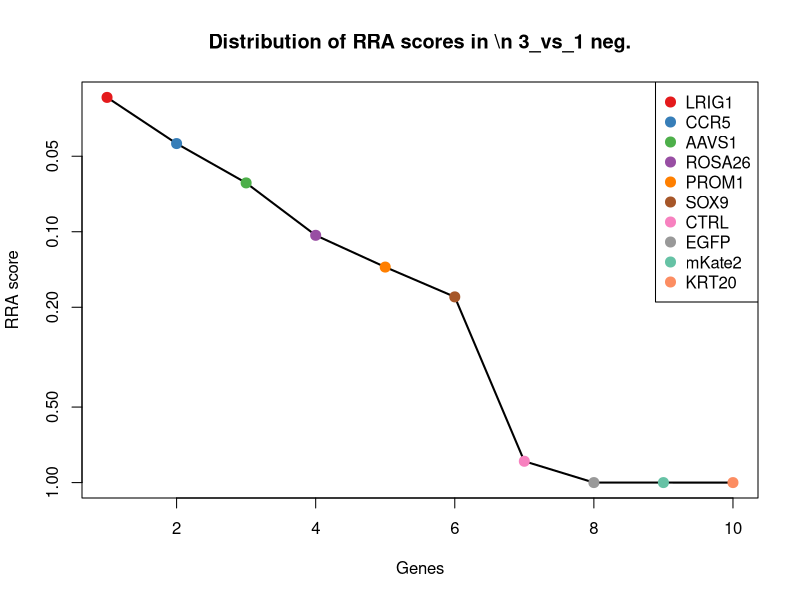
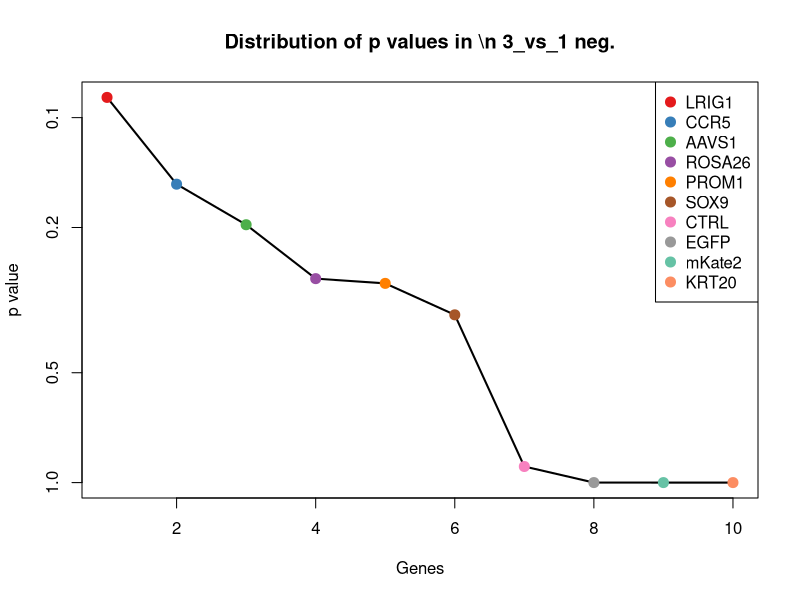
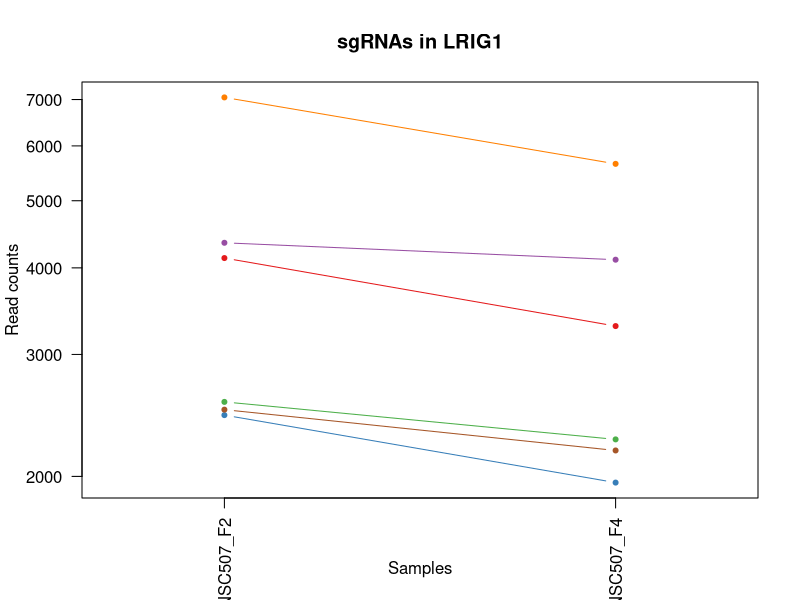
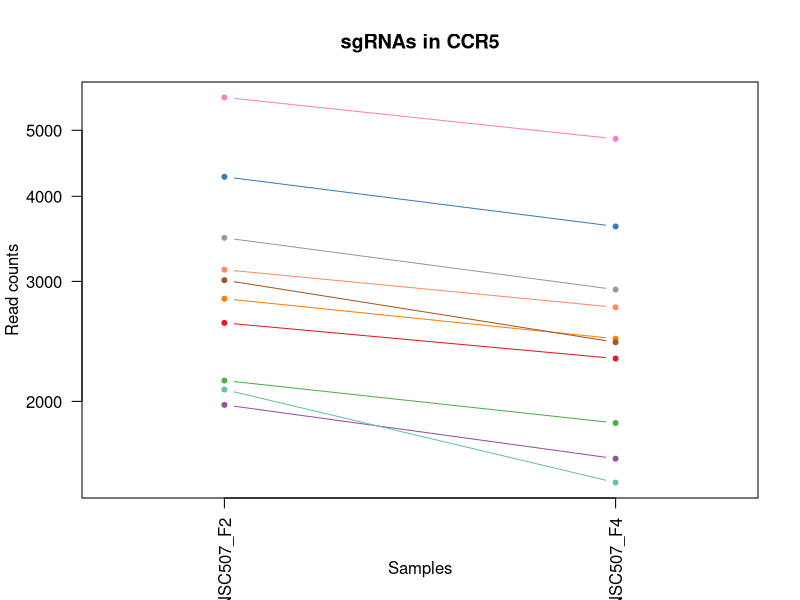
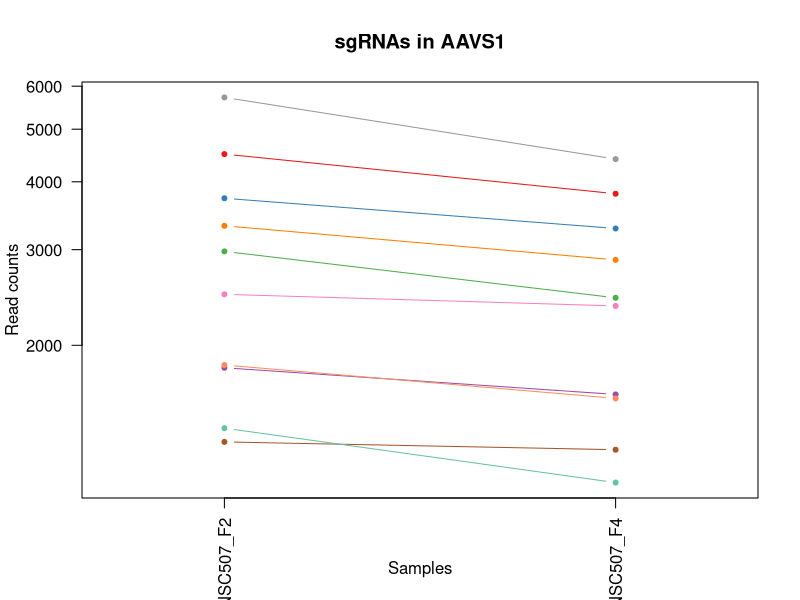
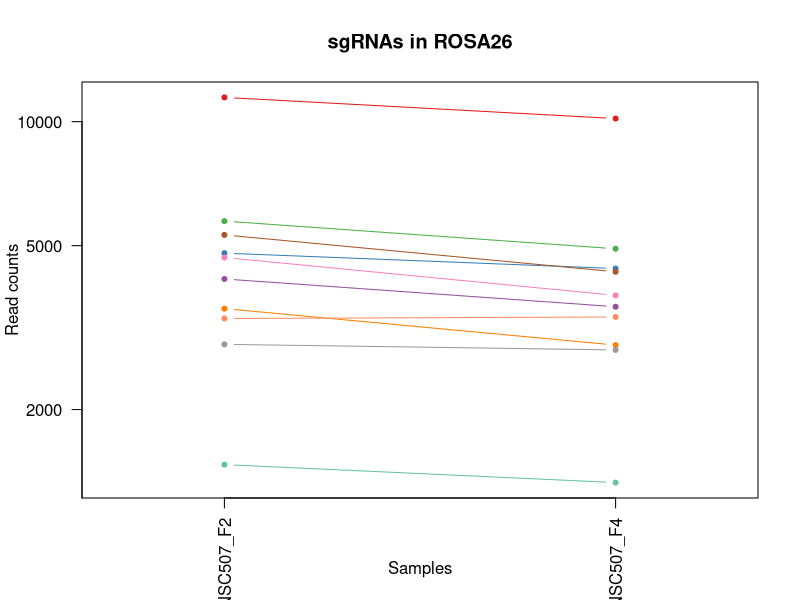
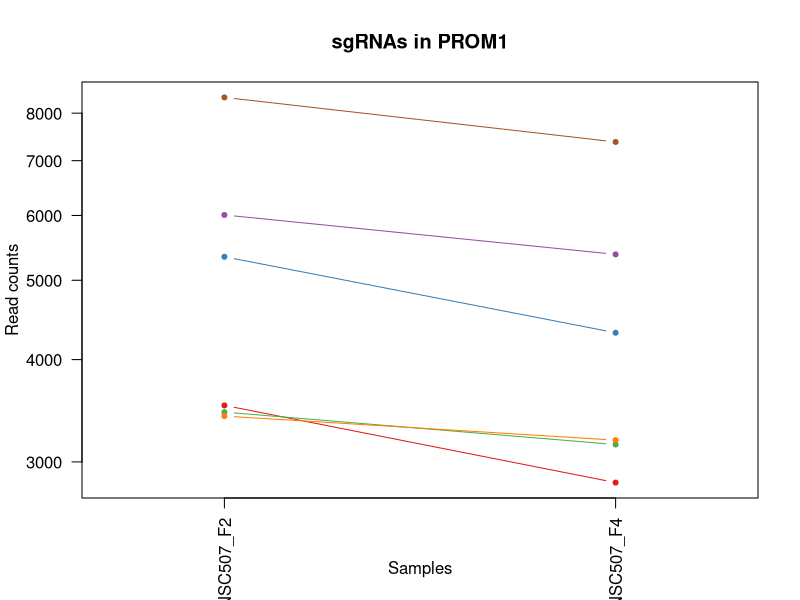
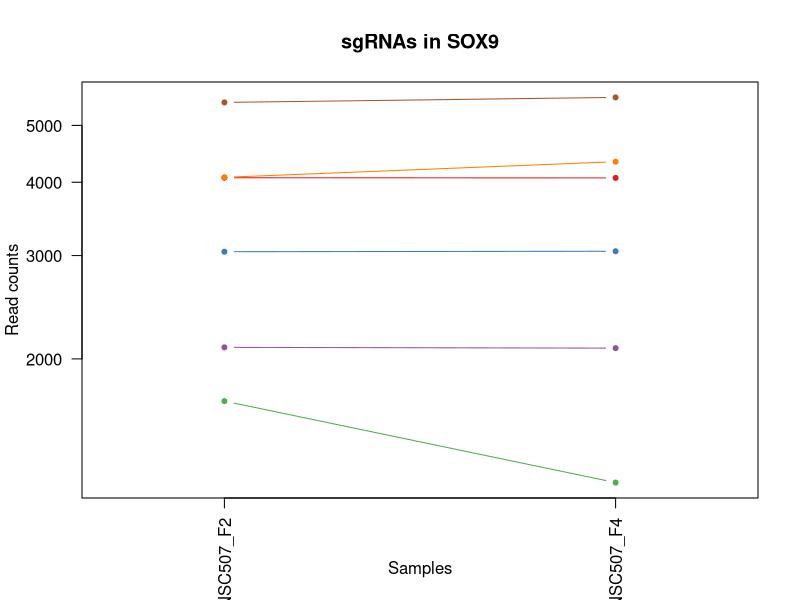

Generate these figures, in order, with R: (Note: this script raises an error after producing the figures.)
pdf(file='S7A_c1_t3.pdf',width=4.5,height=4.5);
gstable=read.table('S7A_c1_t3.gene_summary.txt',header=T)
# 
#
# parameters
# Do not modify the variables beginning with "__"

# gstablename='__GENE_SUMMARY_FILE__'
startindex=3
# outputfile='__OUTPUT_FILE__'
targetgenelist=c("LRIG1","CCR5","AAVS1","ROSA26","PROM1","SOX9","CTRL","EGFP","mKate2","KRT20")
# samplelabel=sub('.\\w+.\\w+$','',colnames(gstable)[startindex]);
samplelabel='3_vs_1 neg.'


# You need to write some codes in front of this code:
# gstable=read.table(gstablename,header=T)
# pdf(file=outputfile,width=6,height=6)


# set up color using RColorBrewer
#library(RColorBrewer)
#colors <- brewer.pal(length(targetgenelist), "Set1")

colors=c( "#E41A1C", "#377EB8", "#4DAF4A", "#984EA3", "#FF7F00",  "#A65628", "#F781BF",
          "#999999", "#66C2A5", "#FC8D62", "#8DA0CB", "#E78AC3", "#A6D854", "#FFD92F", "#E5C494", "#B3B3B3", 
          "#8DD3C7", "#FFFFB3", "#BEBADA", "#FB8072", "#80B1D3", "#FDB462", "#B3DE69", "#FCCDE5",
          "#D9D9D9", "#BC80BD", "#CCEBC5", "#FFED6F")

######
# function definition

plotrankedvalues<-function(val, tglist, ...){
  
  plot(val,log='y',ylim=c(max(val),min(val)),type='l',lwd=2, ...)
  if(length(tglist)>0){
    for(i in 1:length(tglist)){
      targetgene=tglist[i];
      tx=which(names(val)==targetgene);ty=val[targetgene];
      points(tx,ty,col=colors[(i %% length(colors)) ],cex=2,pch=20)
      # text(tx+50,ty,targetgene,col=colors[i])
    }
    legend('topright',tglist,pch=20,pt.cex = 2,cex=1,col=colors)
  }
}



plotrandvalues<-function(val,targetgenelist, ...){
  # choose the one with the best distance distribution
  
  mindiffvalue=0;
  randval=val;
  for(i in 1:20){
    randval0=sample(val)
    vindex=sort(which(names(randval0) %in% targetgenelist))
    if(max(vindex)>0.9*length(val)){
      # print('pass...')
      next;
    }
    mindiffind=min(diff(vindex));
    if (mindiffind > mindiffvalue){
      mindiffvalue=mindiffind;
      randval=randval0;
      # print(paste('Diff: ',mindiffvalue))
    }
  }
  plot(randval,log='y',ylim=c(max(randval),min(randval)),pch=20,col='grey', ...)
  
  if(length(targetgenelist)>0){
    for(i in 1:length(targetgenelist)){
      targetgene=targetgenelist[i];
      tx=which(names(randval)==targetgene);ty=randval[targetgene];
      points(tx,ty,col=colors[(i %% length(colors)) ],cex=2,pch=20)
      text(tx+50,ty,targetgene,col=colors[i])
    }
  }
  
}




# set.seed(1235)



pvec=gstable[,startindex]
names(pvec)=gstable[,'id']
pvec=sort(pvec);

plotrankedvalues(pvec,targetgenelist,xlab='Genes',ylab='RRA score',main=paste('Distribution of RRA scores in \\n',samplelabel))

# plotrandvalues(pvec,targetgenelist,xlab='Genes',ylab='RRA score',main=paste('Distribution of RRA scores in \\n',samplelabel))


pvec=gstable[,startindex+1]
names(pvec)=gstable[,'id']
pvec=sort(pvec);

plotrankedvalues(pvec,targetgenelist,xlab='Genes',ylab='p value',main=paste('Distribution of p values in \\n',samplelabel))

# plotrandvalues(pvec,targetgenelist,xlab='Genes',ylab='p value',main=paste('Distribution of p values in \\n',samplelabel))



# you need to write after this code:
# dev.off()






# parameters
# Do not modify the variables beginning with "__"
targetmat=list(c(4131.697164340654,3295.456157118536),c(2450.891920532604,1958.2403303129397),c(2561.025328645027,2260.8220137507024),c(4346.8809001910795,4109.254475074131),c(7048.538119195046,5651.444990660148),c(2495.792463839977,2179.0761557251776))
targetgene="LRIG1"
collabel=c("S50_MNSC507_F2","S52_MNSC507_F4")

# set up color using RColorBrewer
#library(RColorBrewer)
#colors <- brewer.pal(length(targetgenelist), "Set1")

colors=c( "#E41A1C", "#377EB8", "#4DAF4A", "#984EA3", "#FF7F00",  "#A65628", "#F781BF",
          "#999999", "#66C2A5", "#FC8D62", "#8DA0CB", "#E78AC3", "#A6D854", "#FFD92F", "#E5C494", "#B3B3B3", 
          "#8DD3C7", "#FFFFB3", "#BEBADA", "#FB8072", "#80B1D3", "#FDB462", "#B3DE69", "#FCCDE5",
          "#D9D9D9", "#BC80BD", "#CCEBC5", "#FFED6F")


## code

targetmatvec=unlist(targetmat)+1
yrange=range(targetmatvec[targetmatvec>0]);
# yrange[1]=1; # set the minimum value to 1
for(i in 1:length(targetmat)){
  vali=targetmat[[i]]+1;
  if(i==1){
    plot(1:length(vali),vali,type='b',las=1,pch=20,main=paste('sgRNAs in',targetgene),ylab='Read counts',xlab='Samples',xlim=c(0.7,length(vali)+0.3),ylim = yrange,col=colors[(i %% length(colors))],xaxt='n',log='y')
    axis(1,at=1:length(vali),labels=(collabel),las=2)
    # lines(0:100,rep(1,101),col='black');
  }else{
    lines(1:length(vali),vali,type='b',pch=20,col=colors[(i %% length(colors))])
  }
}




# parameters
# Do not modify the variables beginning with "__"
targetmat=list(c(2606.7730520148025,2310.8455985125906),c(4271.48187463719,3611.458802321683),c(2145.059918005031,1858.1931607891634),c(1975.6239055243807,1647.1180348426594),c(2828.7342283644543,2470.677052263989),c(3011.7251218435563,2441.394953866786),c(5586.305331487035,4855.947984202803),c(3475.1326159781343,2917.2290528213325),c(2080.674233262384,1519.008854354897),c(3120.1641698311723,2747.6368996041992))
targetgene="CCR5"
collabel=c("S50_MNSC507_F2","S52_MNSC507_F4")

# set up color using RColorBrewer
#library(RColorBrewer)
#colors <- brewer.pal(length(targetgenelist), "Set1")

colors=c( "#E41A1C", "#377EB8", "#4DAF4A", "#984EA3", "#FF7F00",  "#A65628", "#F781BF",
          "#999999", "#66C2A5", "#FC8D62", "#8DA0CB", "#E78AC3", "#A6D854", "#FFD92F", "#E5C494", "#B3B3B3", 
          "#8DD3C7", "#FFFFB3", "#BEBADA", "#FB8072", "#80B1D3", "#FDB462", "#B3DE69", "#FCCDE5",
          "#D9D9D9", "#BC80BD", "#CCEBC5", "#FFED6F")


## code

targetmatvec=unlist(targetmat)+1
yrange=range(targetmatvec[targetmatvec>0]);
# yrange[1]=1; # set the minimum value to 1
for(i in 1:length(targetmat)){
  vali=targetmat[[i]]+1;
  if(i==1){
    plot(1:length(vali),vali,type='b',las=1,pch=20,main=paste('sgRNAs in',targetgene),ylab='Read counts',xlab='Samples',xlim=c(0.7,length(vali)+0.3),ylim = yrange,col=colors[(i %% length(colors))],xaxt='n',log='y')
    axis(1,at=1:length(vali),labels=(collabel),las=2)
    # lines(0:100,rep(1,101),col='black');
  }else{
    lines(1:length(vali),vali,type='b',pch=20,col=colors[(i %% length(colors))])
  }
}




# parameters
# Do not modify the variables beginning with "__"
targetmat=list(c(4497.678951298858,3801.7924419035016),c(3729.2866346991095,3280.8151079199342),c(2976.990739285023,2445.055216166437),c(1817.2012338549728,1622.7162861783238),c(3318.404304433533,2872.0858177923114),c(1326.6839777234907,1283.5319797440577),c(2481.3904027791214,2362.0892707076955),c(5720.159781346749,4403.295546479377),c(1406.318903589396,1116.380001393358),c(1838.380735415054,1595.8743626475546))
targetgene="AAVS1"
collabel=c("S50_MNSC507_F2","S52_MNSC507_F4")

# set up color using RColorBrewer
#library(RColorBrewer)
#colors <- brewer.pal(length(targetgenelist), "Set1")

colors=c( "#E41A1C", "#377EB8", "#4DAF4A", "#984EA3", "#FF7F00",  "#A65628", "#F781BF",
          "#999999", "#66C2A5", "#FC8D62", "#8DA0CB", "#E78AC3", "#A6D854", "#FFD92F", "#E5C494", "#B3B3B3", 
          "#8DD3C7", "#FFFFB3", "#BEBADA", "#FB8072", "#80B1D3", "#FDB462", "#B3DE69", "#FCCDE5",
          "#D9D9D9", "#BC80BD", "#CCEBC5", "#FFED6F")


## code

targetmatvec=unlist(targetmat)+1
yrange=range(targetmatvec[targetmatvec>0]);
# yrange[1]=1; # set the minimum value to 1
for(i in 1:length(targetmat)){
  vali=targetmat[[i]]+1;
  if(i==1){
    plot(1:length(vali),vali,type='b',las=1,pch=20,main=paste('sgRNAs in',targetgene),ylab='Read counts',xlab='Samples',xlim=c(0.7,length(vali)+0.3),ylim = yrange,col=colors[(i %% length(colors))],xaxt='n',log='y')
    axis(1,at=1:length(vali),labels=(collabel),las=2)
    # lines(0:100,rep(1,101),col='black');
  }else{
    lines(1:length(vali),vali,type='b',pch=20,col=colors[(i %% length(colors))])
  }
}




# parameters
# Do not modify the variables beginning with "__"
targetmat=list(c(11452.180083567144,10174.309105594768),c(4794.191973139996,4398.4151967465095),c(5734.561842407604,4913.292093563992),c(4149.487945651122,3552.8946055272772),c(3514.950078911087,2867.2054680594442),c(5308.430271018769,4319.109513587418),c(4678.12830459075,3785.9313052716834),c(2878.7178520462458,2790.3399597667867),c(1469.0102282072367,1328.6752147730786),c(3326.8761050575654,3355.240441346158))
targetgene="ROSA26"
collabel=c("S50_MNSC507_F2","S52_MNSC507_F4")

# set up color using RColorBrewer
#library(RColorBrewer)
#colors <- brewer.pal(length(targetgenelist), "Set1")

colors=c( "#E41A1C", "#377EB8", "#4DAF4A", "#984EA3", "#FF7F00",  "#A65628", "#F781BF",
          "#999999", "#66C2A5", "#FC8D62", "#8DA0CB", "#E78AC3", "#A6D854", "#FFD92F", "#E5C494", "#B3B3B3", 
          "#8DD3C7", "#FFFFB3", "#BEBADA", "#FB8072", "#80B1D3", "#FDB462", "#B3DE69", "#FCCDE5",
          "#D9D9D9", "#BC80BD", "#CCEBC5", "#FFED6F")


## code

targetmatvec=unlist(targetmat)+1
yrange=range(targetmatvec[targetmatvec>0]);
# yrange[1]=1; # set the minimum value to 1
for(i in 1:length(targetmat)){
  vali=targetmat[[i]]+1;
  if(i==1){
    plot(1:length(vali),vali,type='b',las=1,pch=20,main=paste('sgRNAs in',targetgene),ylab='Read counts',xlab='Samples',xlim=c(0.7,length(vali)+0.3),ylim = yrange,col=colors[(i %% length(colors))],xaxt='n',log='y')
    axis(1,at=1:length(vali),labels=(collabel),las=2)
    # lines(0:100,rep(1,101),col='black');
  }else{
    lines(1:length(vali),vali,type='b',pch=20,col=colors[(i %% length(colors))])
  }
}




# parameters
# Do not modify the variables beginning with "__"
targetmat=list(c(3515.7972589734904,2829.382757629724),c(5340.623113390093,4313.009076421335),c(3449.717214106037,3149.0456651325217),c(6007.353822501451,5376.9253181863705),c(3411.594111297891,3188.0884629954585),c(8361.667215920084,7376.648621228681))
targetgene="PROM1"
collabel=c("S50_MNSC507_F2","S52_MNSC507_F4")

# set up color using RColorBrewer
#library(RColorBrewer)
#colors <- brewer.pal(length(targetgenelist), "Set1")

colors=c( "#E41A1C", "#377EB8", "#4DAF4A", "#984EA3", "#FF7F00",  "#A65628", "#F781BF",
          "#999999", "#66C2A5", "#FC8D62", "#8DA0CB", "#E78AC3", "#A6D854", "#FFD92F", "#E5C494", "#B3B3B3", 
          "#8DD3C7", "#FFFFB3", "#BEBADA", "#FB8072", "#80B1D3", "#FDB462", "#B3DE69", "#FCCDE5",
          "#D9D9D9", "#BC80BD", "#CCEBC5", "#FFED6F")


## code

targetmatvec=unlist(targetmat)+1
yrange=range(targetmatvec[targetmatvec>0]);
# yrange[1]=1; # set the minimum value to 1
for(i in 1:length(targetmat)){
  vali=targetmat[[i]]+1;
  if(i==1){
    plot(1:length(vali),vali,type='b',las=1,pch=20,main=paste('sgRNAs in',targetgene),ylab='Read counts',xlab='Samples',xlim=c(0.7,length(vali)+0.3),ylim = yrange,col=colors[(i %% length(colors))],xaxt='n',log='y')
    axis(1,at=1:length(vali),labels=(collabel),las=2)
    # lines(0:100,rep(1,101),col='black');
  }else{
    lines(1:length(vali),vali,type='b',pch=20,col=colors[(i %% length(colors))])
  }
}




# parameters
# Do not modify the variables beginning with "__"
targetmat=list(c(4070.70019984762,4067.7715023447604),c(3044.765144277283,3050.218583041962),c(1693.5129447440981,1229.848132682519),c(2091.687574073626,2085.1294233674853),c(4077.477640346846,4334.970650219237),c(5471.088843000193,5579.459832100357))
targetgene="SOX9"
collabel=c("S50_MNSC507_F2","S52_MNSC507_F4")

# set up color using RColorBrewer
#library(RColorBrewer)
#colors <- brewer.pal(length(targetgenelist), "Set1")

colors=c( "#E41A1C", "#377EB8", "#4DAF4A", "#984EA3", "#FF7F00",  "#A65628", "#F781BF",
          "#999999", "#66C2A5", "#FC8D62", "#8DA0CB", "#E78AC3", "#A6D854", "#FFD92F", "#E5C494", "#B3B3B3", 
          "#8DD3C7", "#FFFFB3", "#BEBADA", "#FB8072", "#80B1D3", "#FDB462", "#B3DE69", "#FCCDE5",
          "#D9D9D9", "#BC80BD", "#CCEBC5", "#FFED6F")


## code

targetmatvec=unlist(targetmat)+1
yrange=range(targetmatvec[targetmatvec>0]);
# yrange[1]=1; # set the minimum value to 1
for(i in 1:length(targetmat)){
  vali=targetmat[[i]]+1;
  if(i==1){
    plot(1:length(vali),vali,type='b',las=1,pch=20,main=paste('sgRNAs in',targetgene),ylab='Read counts',xlab='Samples',xlim=c(0.7,length(vali)+0.3),ylim = yrange,col=colors[(i %% length(colors))],xaxt='n',log='y')
    axis(1,at=1:length(vali),labels=(collabel),las=2)
    # lines(0:100,rep(1,101),col='black');
  }else{
    lines(1:length(vali),vali,type='b',pch=20,col=colors[(i %% length(colors))])
  }
}




# parameters
# Do not modify the variables beginning with "__"
targetmat=list(c(3116.7754495815593,2664.670954145458),c(3050.6954047141057,2779.3591728678357),c(9733.251736950948,8395.421627964697),c(1632.515980251064,1537.3101658531489),c(3444.6341337316176,3207.6098619269274),c(6462.289516011996,5908.883439068889),c(3886.014946243711,3330.8386926818225),c(3539.5183007207816,3212.4902116597946),c(3198.9519156346746,2892.827304156997),c(5337.234393140479,4894.990782065741))
targetgene="CTRL"
collabel=c("S50_MNSC507_F2","S52_MNSC507_F4")

# set up color using RColorBrewer
#library(RColorBrewer)
#colors <- brewer.pal(length(targetgenelist), "Set1")

colors=c( "#E41A1C", "#377EB8", "#4DAF4A", "#984EA3", "#FF7F00",  "#A65628", "#F781BF",
          "#999999", "#66C2A5", "#FC8D62", "#8DA0CB", "#E78AC3", "#A6D854", "#FFD92F", "#E5C494", "#B3B3B3", 
          "#8DD3C7", "#FFFFB3", "#BEBADA", "#FB8072", "#80B1D3", "#FDB462", "#B3DE69", "#FCCDE5",
          "#D9D9D9", "#BC80BD", "#CCEBC5", "#FFED6F")


## code

targetmatvec=unlist(targetmat)+1
yrange=range(targetmatvec[targetmatvec>0]);
# yrange[1]=1; # set the minimum value to 1
for(i in 1:length(targetmat)){
  vali=targetmat[[i]]+1;
  if(i==1){
    plot(1:length(vali),vali,type='b',las=1,pch=20,main=paste('sgRNAs in',targetgene),ylab='Read counts',xlab='Samples',xlim=c(0.7,length(vali)+0.3),ylim = yrange,col=colors[(i %% length(colors))],xaxt='n',log='y')
    axis(1,at=1:length(vali),labels=(collabel),las=2)
    # lines(0:100,rep(1,101),col='black');
  }else{
    lines(1:length(vali),vali,type='b',pch=20,col=colors[(i %% length(colors))])
  }
}




# parameters
# Do not modify the variables beginning with "__"
targetmat=list(c(5155.937859786184,6381.057275723784),c(6048.86564555921,7621.886195305255),c(3309.9325038095008,4526.524377234272),c(3515.7972589734904,4332.530475352803),c(5849.778330894446,7216.817167477282),c(6486.010557759288,8493.02862262204))
targetgene="EGFP"
collabel=c("S50_MNSC507_F2","S52_MNSC507_F4")

# set up color using RColorBrewer
#library(RColorBrewer)
#colors <- brewer.pal(length(targetgenelist), "Set1")

colors=c( "#E41A1C", "#377EB8", "#4DAF4A", "#984EA3", "#FF7F00",  "#A65628", "#F781BF",
          "#999999", "#66C2A5", "#FC8D62", "#8DA0CB", "#E78AC3", "#A6D854", "#FFD92F", "#E5C494", "#B3B3B3", 
          "#8DD3C7", "#FFFFB3", "#BEBADA", "#FB8072", "#80B1D3", "#FDB462", "#B3DE69", "#FCCDE5",
          "#D9D9D9", "#BC80BD", "#CCEBC5", "#FFED6F")


## code

targetmatvec=unlist(targetmat)+1
yrange=range(targetmatvec[targetmatvec>0]);
# yrange[1]=1; # set the minimum value to 1
for(i in 1:length(targetmat)){
  vali=targetmat[[i]]+1;
  if(i==1){
    plot(1:length(vali),vali,type='b',las=1,pch=20,main=paste('sgRNAs in',targetgene),ylab='Read counts',xlab='Samples',xlim=c(0.7,length(vali)+0.3),ylim = yrange,col=colors[(i %% length(colors))],xaxt='n',log='y')
    axis(1,at=1:length(vali),labels=(collabel),las=2)
    # lines(0:100,rep(1,101),col='black');
  }else{
    lines(1:length(vali),vali,type='b',pch=20,col=colors[(i %% length(colors))])
  }
}




# parameters
# Do not modify the variables beginning with "__"
targetmat=list(c(1682.499603932856,3299.116419418186),c(1962.916204588332,3970.164507687418),c(1980.7069858988002,3763.969731473781),c(2234.013824557372,3002.6351731465074),c(1559.6584948843845,3172.2273263636407),c(2952.4225174753287,5281.758498395461))
targetgene="mKate2"
collabel=c("S50_MNSC507_F2","S52_MNSC507_F4")

# set up color using RColorBrewer
#library(RColorBrewer)
#colors <- brewer.pal(length(targetgenelist), "Set1")

colors=c( "#E41A1C", "#377EB8", "#4DAF4A", "#984EA3", "#FF7F00",  "#A65628", "#F781BF",
          "#999999", "#66C2A5", "#FC8D62", "#8DA0CB", "#E78AC3", "#A6D854", "#FFD92F", "#E5C494", "#B3B3B3", 
          "#8DD3C7", "#FFFFB3", "#BEBADA", "#FB8072", "#80B1D3", "#FDB462", "#B3DE69", "#FCCDE5",
          "#D9D9D9", "#BC80BD", "#CCEBC5", "#FFED6F")


## code

targetmatvec=unlist(targetmat)+1
yrange=range(targetmatvec[targetmatvec>0]);
# yrange[1]=1; # set the minimum value to 1
for(i in 1:length(targetmat)){
  vali=targetmat[[i]]+1;
  if(i==1){
    plot(1:length(vali),vali,type='b',las=1,pch=20,main=paste('sgRNAs in',targetgene),ylab='Read counts',xlab='Samples',xlim=c(0.7,length(vali)+0.3),ylim = yrange,col=colors[(i %% length(colors))],xaxt='n',log='y')
    axis(1,at=1:length(vali),labels=(collabel),las=2)
    # lines(0:100,rep(1,101),col='black');
  }else{
    lines(1:length(vali),vali,type='b',pch=20,col=colors[(i %% length(colors))])
  }
}




# parameters
# Do not modify the variables beginning with "__"
targetmat=list(c(2204.3625223732583,3365.0011408118926),c(2611.008952326819,4291.047502623433),c(1818.0484139173761,3205.1696870604937),c(1141.1515440571786,1733.7442426010512),c(3686.0804515165437,6205.364685340567),c(1513.910771514609,2836.703282229025))
targetgene="KRT20"
collabel=c("S50_MNSC507_F2","S52_MNSC507_F4")

# set up color using RColorBrewer
#library(RColorBrewer)
#colors <- brewer.pal(length(targetgenelist), "Set1")

colors=c( "#E41A1C", "#377EB8", "#4DAF4A", "#984EA3", "#FF7F00",  "#A65628", "#F781BF",
          "#999999", "#66C2A5", "#FC8D62", "#8DA0CB", "#E78AC3", "#A6D854", "#FFD92F", "#E5C494", "#B3B3B3", 
          "#8DD3C7", "#FFFFB3", "#BEBADA", "#FB8072", "#80B1D3", "#FDB462", "#B3DE69", "#FCCDE5",
          "#D9D9D9", "#BC80BD", "#CCEBC5", "#FFED6F")


## code

targetmatvec=unlist(targetmat)+1
yrange=range(targetmatvec[targetmatvec>0]);
# yrange[1]=1; # set the minimum value to 1
for(i in 1:length(targetmat)){
  vali=targetmat[[i]]+1;
  if(i==1){
    plot(1:length(vali),vali,type='b',las=1,pch=20,main=paste('sgRNAs in',targetgene),ylab='Read counts',xlab='Samples',xlim=c(0.7,length(vali)+0.3),ylim = yrange,col=colors[(i %% length(colors))],xaxt='n',log='y')
    axis(1,at=1:length(vali),labels=(collabel),las=2)
    # lines(0:100,rep(1,101),col='black');
  }else{
    lines(1:length(vali),vali,type='b',pch=20,col=colors[(i %% length(colors))])
  }
}



# 
#
# parameters
# Do not modify the variables beginning with "__"

# gstablename='__GENE_SUMMARY_FILE__'
startindex=9
# outputfile='__OUTPUT_FILE__'
targetgenelist=c("mKate2","KRT20","EGFP","SOX9","LRIG1","PROM1","ROSA26","AAVS1","CTRL","CCR5")
# samplelabel=sub('.\\w+.\\w+$','',colnames(gstable)[startindex]);
samplelabel='3_vs_1 pos.'


# You need to write some codes in front of this code:
# gstable=read.table(gstablename,header=T)
# pdf(file=outputfile,width=6,height=6)


# set up color using RColorBrewer
#library(RColorBrewer)
#colors <- brewer.pal(length(targetgenelist), "Set1")

colors=c( "#E41A1C", "#377EB8", "#4DAF4A", "#984EA3", "#FF7F00",  "#A65628", "#F781BF",
          "#999999", "#66C2A5", "#FC8D62", "#8DA0CB", "#E78AC3", "#A6D854", "#FFD92F", "#E5C494", "#B3B3B3", 
          "#8DD3C7", "#FFFFB3", "#BEBADA", "#FB8072", "#80B1D3", "#FDB462", "#B3DE69", "#FCCDE5",
          "#D9D9D9", "#BC80BD", "#CCEBC5", "#FFED6F")

######
# function definition

plotrankedvalues<-function(val, tglist, ...){
  
  plot(val,log='y',ylim=c(max(val),min(val)),type='l',lwd=2, ...)
  if(length(tglist)>0){
    for(i in 1:length(tglist)){
      targetgene=tglist[i];
      tx=which(names(val)==targetgene);ty=val[targetgene];
      points(tx,ty,col=colors[(i %% length(colors)) ],cex=2,pch=20)
      # text(tx+50,ty,targetgene,col=colors[i])
    }
    legend('topright',tglist,pch=20,pt.cex = 2,cex=1,col=colors)
  }
}



plotrandvalues<-function(val,targetgenelist, ...){
  # choose the one with the best distance distribution
  
  mindiffvalue=0;
  randval=val;
  for(i in 1:20){
    randval0=sample(val)
    vindex=sort(which(names(randval0) %in% targetgenelist))
    if(max(vindex)>0.9*length(val)){
      # print('pass...')
      next;
    }
    mindiffind=min(diff(vindex));
    if (mindiffind > mindiffvalue){
      mindiffvalue=mindiffind;
      randval=randval0;
      # print(paste('Diff: ',mindiffvalue))
    }
  }
  plot(randval,log='y',ylim=c(max(randval),min(randval)),pch=20,col='grey', ...)
  
  if(length(targetgenelist)>0){
    for(i in 1:length(targetgenelist)){
      targetgene=targetgenelist[i];
      tx=which(names(randval)==targetgene);ty=randval[targetgene];
      points(tx,ty,col=colors[(i %% length(colors)) ],cex=2,pch=20)
      text(tx+50,ty,targetgene,col=colors[i])
    }
  }
  
}




# set.seed(1235)



pvec=gstable[,startindex]
names(pvec)=gstable[,'id']
pvec=sort(pvec);

plotrankedvalues(pvec,targetgenelist,xlab='Genes',ylab='RRA score',main=paste('Distribution of RRA scores in \\n',samplelabel))

# plotrandvalues(pvec,targetgenelist,xlab='Genes',ylab='RRA score',main=paste('Distribution of RRA scores in \\n',samplelabel))


pvec=gstable[,startindex+1]
names(pvec)=gstable[,'id']
pvec=sort(pvec);

plotrankedvalues(pvec,targetgenelist,xlab='Genes',ylab='p value',main=paste('Distribution of p values in \\n',samplelabel))

# plotrandvalues(pvec,targetgenelist,xlab='Genes',ylab='p value',main=paste('Distribution of p values in \\n',samplelabel))



# you need to write after this code:
# dev.off()






# parameters
# Do not modify the variables beginning with "__"
targetmat=list(c(1682.499603932856,3299.116419418186),c(1962.916204588332,3970.164507687418),c(1980.7069858988002,3763.969731473781),c(2234.013824557372,3002.6351731465074),c(1559.6584948843845,3172.2273263636407),c(2952.4225174753287,5281.758498395461))
targetgene="mKate2"
collabel=c("S50_MNSC507_F2","S52_MNSC507_F4")

# set up color using RColorBrewer
#library(RColorBrewer)
#colors <- brewer.pal(length(targetgenelist), "Set1")

colors=c( "#E41A1C", "#377EB8", "#4DAF4A", "#984EA3", "#FF7F00",  "#A65628", "#F781BF",
          "#999999", "#66C2A5", "#FC8D62", "#8DA0CB", "#E78AC3", "#A6D854", "#FFD92F", "#E5C494", "#B3B3B3", 
          "#8DD3C7", "#FFFFB3", "#BEBADA", "#FB8072", "#80B1D3", "#FDB462", "#B3DE69", "#FCCDE5",
          "#D9D9D9", "#BC80BD", "#CCEBC5", "#FFED6F")


## code

targetmatvec=unlist(targetmat)+1
yrange=range(targetmatvec[targetmatvec>0]);
# yrange[1]=1; # set the minimum value to 1
for(i in 1:length(targetmat)){
  vali=targetmat[[i]]+1;
  if(i==1){
    plot(1:length(vali),vali,type='b',las=1,pch=20,main=paste('sgRNAs in',targetgene),ylab='Read counts',xlab='Samples',xlim=c(0.7,length(vali)+0.3),ylim = yrange,col=colors[(i %% length(colors))],xaxt='n',log='y')
    axis(1,at=1:length(vali),labels=(collabel),las=2)
    # lines(0:100,rep(1,101),col='black');
  }else{
    lines(1:length(vali),vali,type='b',pch=20,col=colors[(i %% length(colors))])
  }
}




# parameters
# Do not modify the variables beginning with "__"
targetmat=list(c(2204.3625223732583,3365.0011408118926),c(2611.008952326819,4291.047502623433),c(1818.0484139173761,3205.1696870604937),c(1141.1515440571786,1733.7442426010512),c(3686.0804515165437,6205.364685340567),c(1513.910771514609,2836.703282229025))
targetgene="KRT20"
collabel=c("S50_MNSC507_F2","S52_MNSC507_F4")

# set up color using RColorBrewer
#library(RColorBrewer)
#colors <- brewer.pal(length(targetgenelist), "Set1")

colors=c( "#E41A1C", "#377EB8", "#4DAF4A", "#984EA3", "#FF7F00",  "#A65628", "#F781BF",
          "#999999", "#66C2A5", "#FC8D62", "#8DA0CB", "#E78AC3", "#A6D854", "#FFD92F", "#E5C494", "#B3B3B3", 
          "#8DD3C7", "#FFFFB3", "#BEBADA", "#FB8072", "#80B1D3", "#FDB462", "#B3DE69", "#FCCDE5",
          "#D9D9D9", "#BC80BD", "#CCEBC5", "#FFED6F")


## code

targetmatvec=unlist(targetmat)+1
yrange=range(targetmatvec[targetmatvec>0]);
# yrange[1]=1; # set the minimum value to 1
for(i in 1:length(targetmat)){
  vali=targetmat[[i]]+1;
  if(i==1){
    plot(1:length(vali),vali,type='b',las=1,pch=20,main=paste('sgRNAs in',targetgene),ylab='Read counts',xlab='Samples',xlim=c(0.7,length(vali)+0.3),ylim = yrange,col=colors[(i %% length(colors))],xaxt='n',log='y')
    axis(1,at=1:length(vali),labels=(collabel),las=2)
    # lines(0:100,rep(1,101),col='black');
  }else{
    lines(1:length(vali),vali,type='b',pch=20,col=colors[(i %% length(colors))])
  }
}




# parameters
# Do not modify the variables beginning with "__"
targetmat=list(c(5155.937859786184,6381.057275723784),c(6048.86564555921,7621.886195305255),c(3309.9325038095008,4526.524377234272),c(3515.7972589734904,4332.530475352803),c(5849.778330894446,7216.817167477282),c(6486.010557759288,8493.02862262204))
targetgene="EGFP"
collabel=c("S50_MNSC507_F2","S52_MNSC507_F4")

# set up color using RColorBrewer
#library(RColorBrewer)
#colors <- brewer.pal(length(targetgenelist), "Set1")

colors=c( "#E41A1C", "#377EB8", "#4DAF4A", "#984EA3", "#FF7F00",  "#A65628", "#F781BF",
          "#999999", "#66C2A5", "#FC8D62", "#8DA0CB", "#E78AC3", "#A6D854", "#FFD92F", "#E5C494", "#B3B3B3", 
          "#8DD3C7", "#FFFFB3", "#BEBADA", "#FB8072", "#80B1D3", "#FDB462", "#B3DE69", "#FCCDE5",
          "#D9D9D9", "#BC80BD", "#CCEBC5", "#FFED6F")


## code

targetmatvec=unlist(targetmat)+1
yrange=range(targetmatvec[targetmatvec>0]);
# yrange[1]=1; # set the minimum value to 1
for(i in 1:length(targetmat)){
  vali=targetmat[[i]]+1;
  if(i==1){
    plot(1:length(vali),vali,type='b',las=1,pch=20,main=paste('sgRNAs in',targetgene),ylab='Read counts',xlab='Samples',xlim=c(0.7,length(vali)+0.3),ylim = yrange,col=colors[(i %% length(colors))],xaxt='n',log='y')
    axis(1,at=1:length(vali),labels=(collabel),las=2)
    # lines(0:100,rep(1,101),col='black');
  }else{
    lines(1:length(vali),vali,type='b',pch=20,col=colors[(i %% length(colors))])
  }
}




# parameters
# Do not modify the variables beginning with "__"
targetmat=list(c(4070.70019984762,4067.7715023447604),c(3044.765144277283,3050.218583041962),c(1693.5129447440981,1229.848132682519),c(2091.687574073626,2085.1294233674853),c(4077.477640346846,4334.970650219237),c(5471.088843000193,5579.459832100357))
targetgene="SOX9"
collabel=c("S50_MNSC507_F2","S52_MNSC507_F4")

# set up color using RColorBrewer
#library(RColorBrewer)
#colors <- brewer.pal(length(targetgenelist), "Set1")

colors=c( "#E41A1C", "#377EB8", "#4DAF4A", "#984EA3", "#FF7F00",  "#A65628", "#F781BF",
          "#999999", "#66C2A5", "#FC8D62", "#8DA0CB", "#E78AC3", "#A6D854", "#FFD92F", "#E5C494", "#B3B3B3", 
          "#8DD3C7", "#FFFFB3", "#BEBADA", "#FB8072", "#80B1D3", "#FDB462", "#B3DE69", "#FCCDE5",
          "#D9D9D9", "#BC80BD", "#CCEBC5", "#FFED6F")


## code

targetmatvec=unlist(targetmat)+1
yrange=range(targetmatvec[targetmatvec>0]);
# yrange[1]=1; # set the minimum value to 1
for(i in 1:length(targetmat)){
  vali=targetmat[[i]]+1;
  if(i==1){
    plot(1:length(vali),vali,type='b',las=1,pch=20,main=paste('sgRNAs in',targetgene),ylab='Read counts',xlab='Samples',xlim=c(0.7,length(vali)+0.3),ylim = yrange,col=colors[(i %% length(colors))],xaxt='n',log='y')
    axis(1,at=1:length(vali),labels=(collabel),las=2)
    # lines(0:100,rep(1,101),col='black');
  }else{
    lines(1:length(vali),vali,type='b',pch=20,col=colors[(i %% length(colors))])
  }
}




# parameters
# Do not modify the variables beginning with "__"
targetmat=list(c(4131.697164340654,3295.456157118536),c(2450.891920532604,1958.2403303129397),c(2561.025328645027,2260.8220137507024),c(4346.8809001910795,4109.254475074131),c(7048.538119195046,5651.444990660148),c(2495.792463839977,2179.0761557251776))
targetgene="LRIG1"
collabel=c("S50_MNSC507_F2","S52_MNSC507_F4")

# set up color using RColorBrewer
#library(RColorBrewer)
#colors <- brewer.pal(length(targetgenelist), "Set1")

colors=c( "#E41A1C", "#377EB8", "#4DAF4A", "#984EA3", "#FF7F00",  "#A65628", "#F781BF",
          "#999999", "#66C2A5", "#FC8D62", "#8DA0CB", "#E78AC3", "#A6D854", "#FFD92F", "#E5C494", "#B3B3B3", 
          "#8DD3C7", "#FFFFB3", "#BEBADA", "#FB8072", "#80B1D3", "#FDB462", "#B3DE69", "#FCCDE5",
          "#D9D9D9", "#BC80BD", "#CCEBC5", "#FFED6F")


## code

targetmatvec=unlist(targetmat)+1
yrange=range(targetmatvec[targetmatvec>0]);
# yrange[1]=1; # set the minimum value to 1
for(i in 1:length(targetmat)){
  vali=targetmat[[i]]+1;
  if(i==1){
    plot(1:length(vali),vali,type='b',las=1,pch=20,main=paste('sgRNAs in',targetgene),ylab='Read counts',xlab='Samples',xlim=c(0.7,length(vali)+0.3),ylim = yrange,col=colors[(i %% length(colors))],xaxt='n',log='y')
    axis(1,at=1:length(vali),labels=(collabel),las=2)
    # lines(0:100,rep(1,101),col='black');
  }else{
    lines(1:length(vali),vali,type='b',pch=20,col=colors[(i %% length(colors))])
  }
}




# parameters
# Do not modify the variables beginning with "__"
targetmat=list(c(3515.7972589734904,2829.382757629724),c(5340.623113390093,4313.009076421335),c(3449.717214106037,3149.0456651325217),c(6007.353822501451,5376.9253181863705),c(3411.594111297891,3188.0884629954585),c(8361.667215920084,7376.648621228681))
targetgene="PROM1"
collabel=c("S50_MNSC507_F2","S52_MNSC507_F4")

# set up color using RColorBrewer
#library(RColorBrewer)
#colors <- brewer.pal(length(targetgenelist), "Set1")

colors=c( "#E41A1C", "#377EB8", "#4DAF4A", "#984EA3", "#FF7F00",  "#A65628", "#F781BF",
          "#999999", "#66C2A5", "#FC8D62", "#8DA0CB", "#E78AC3", "#A6D854", "#FFD92F", "#E5C494", "#B3B3B3", 
          "#8DD3C7", "#FFFFB3", "#BEBADA", "#FB8072", "#80B1D3", "#FDB462", "#B3DE69", "#FCCDE5",
          "#D9D9D9", "#BC80BD", "#CCEBC5", "#FFED6F")


## code

targetmatvec=unlist(targetmat)+1
yrange=range(targetmatvec[targetmatvec>0]);
# yrange[1]=1; # set the minimum value to 1
for(i in 1:length(targetmat)){
  vali=targetmat[[i]]+1;
  if(i==1){
    plot(1:length(vali),vali,type='b',las=1,pch=20,main=paste('sgRNAs in',targetgene),ylab='Read counts',xlab='Samples',xlim=c(0.7,length(vali)+0.3),ylim = yrange,col=colors[(i %% length(colors))],xaxt='n',log='y')
    axis(1,at=1:length(vali),labels=(collabel),las=2)
    # lines(0:100,rep(1,101),col='black');
  }else{
    lines(1:length(vali),vali,type='b',pch=20,col=colors[(i %% length(colors))])
  }
}




# parameters
# Do not modify the variables beginning with "__"
targetmat=list(c(11452.180083567144,10174.309105594768),c(4794.191973139996,4398.4151967465095),c(5734.561842407604,4913.292093563992),c(4149.487945651122,3552.8946055272772),c(3514.950078911087,2867.2054680594442),c(5308.430271018769,4319.109513587418),c(4678.12830459075,3785.9313052716834),c(2878.7178520462458,2790.3399597667867),c(1469.0102282072367,1328.6752147730786),c(3326.8761050575654,3355.240441346158))
targetgene="ROSA26"
collabel=c("S50_MNSC507_F2","S52_MNSC507_F4")

# set up color using RColorBrewer
#library(RColorBrewer)
#colors <- brewer.pal(length(targetgenelist), "Set1")

colors=c( "#E41A1C", "#377EB8", "#4DAF4A", "#984EA3", "#FF7F00",  "#A65628", "#F781BF",
          "#999999", "#66C2A5", "#FC8D62", "#8DA0CB", "#E78AC3", "#A6D854", "#FFD92F", "#E5C494", "#B3B3B3", 
          "#8DD3C7", "#FFFFB3", "#BEBADA", "#FB8072", "#80B1D3", "#FDB462", "#B3DE69", "#FCCDE5",
          "#D9D9D9", "#BC80BD", "#CCEBC5", "#FFED6F")


## code

targetmatvec=unlist(targetmat)+1
yrange=range(targetmatvec[targetmatvec>0]);
# yrange[1]=1; # set the minimum value to 1
for(i in 1:length(targetmat)){
  vali=targetmat[[i]]+1;
  if(i==1){
    plot(1:length(vali),vali,type='b',las=1,pch=20,main=paste('sgRNAs in',targetgene),ylab='Read counts',xlab='Samples',xlim=c(0.7,length(vali)+0.3),ylim = yrange,col=colors[(i %% length(colors))],xaxt='n',log='y')
    axis(1,at=1:length(vali),labels=(collabel),las=2)
    # lines(0:100,rep(1,101),col='black');
  }else{
    lines(1:length(vali),vali,type='b',pch=20,col=colors[(i %% length(colors))])
  }
}




# parameters
# Do not modify the variables beginning with "__"
targetmat=list(c(4497.678951298858,3801.7924419035016),c(3729.2866346991095,3280.8151079199342),c(2976.990739285023,2445.055216166437),c(1817.2012338549728,1622.7162861783238),c(3318.404304433533,2872.0858177923114),c(1326.6839777234907,1283.5319797440577),c(2481.3904027791214,2362.0892707076955),c(5720.159781346749,4403.295546479377),c(1406.318903589396,1116.380001393358),c(1838.380735415054,1595.8743626475546))
targetgene="AAVS1"
collabel=c("S50_MNSC507_F2","S52_MNSC507_F4")

# set up color using RColorBrewer
#library(RColorBrewer)
#colors <- brewer.pal(length(targetgenelist), "Set1")

colors=c( "#E41A1C", "#377EB8", "#4DAF4A", "#984EA3", "#FF7F00",  "#A65628", "#F781BF",
          "#999999", "#66C2A5", "#FC8D62", "#8DA0CB", "#E78AC3", "#A6D854", "#FFD92F", "#E5C494", "#B3B3B3", 
          "#8DD3C7", "#FFFFB3", "#BEBADA", "#FB8072", "#80B1D3", "#FDB462", "#B3DE69", "#FCCDE5",
          "#D9D9D9", "#BC80BD", "#CCEBC5", "#FFED6F")


## code

targetmatvec=unlist(targetmat)+1
yrange=range(targetmatvec[targetmatvec>0]);
# yrange[1]=1; # set the minimum value to 1
for(i in 1:length(targetmat)){
  vali=targetmat[[i]]+1;
  if(i==1){
    plot(1:length(vali),vali,type='b',las=1,pch=20,main=paste('sgRNAs in',targetgene),ylab='Read counts',xlab='Samples',xlim=c(0.7,length(vali)+0.3),ylim = yrange,col=colors[(i %% length(colors))],xaxt='n',log='y')
    axis(1,at=1:length(vali),labels=(collabel),las=2)
    # lines(0:100,rep(1,101),col='black');
  }else{
    lines(1:length(vali),vali,type='b',pch=20,col=colors[(i %% length(colors))])
  }
}




# parameters
# Do not modify the variables beginning with "__"
targetmat=list(c(3116.7754495815593,2664.670954145458),c(3050.6954047141057,2779.3591728678357),c(9733.251736950948,8395.421627964697),c(1632.515980251064,1537.3101658531489),c(3444.6341337316176,3207.6098619269274),c(6462.289516011996,5908.883439068889),c(3886.014946243711,3330.8386926818225),c(3539.5183007207816,3212.4902116597946),c(3198.9519156346746,2892.827304156997),c(5337.234393140479,4894.990782065741))
targetgene="CTRL"
collabel=c("S50_MNSC507_F2","S52_MNSC507_F4")

# set up color using RColorBrewer
#library(RColorBrewer)
#colors <- brewer.pal(length(targetgenelist), "Set1")

colors=c( "#E41A1C", "#377EB8", "#4DAF4A", "#984EA3", "#FF7F00",  "#A65628", "#F781BF",
          "#999999", "#66C2A5", "#FC8D62", "#8DA0CB", "#E78AC3", "#A6D854", "#FFD92F", "#E5C494", "#B3B3B3", 
          "#8DD3C7", "#FFFFB3", "#BEBADA", "#FB8072", "#80B1D3", "#FDB462", "#B3DE69", "#FCCDE5",
          "#D9D9D9", "#BC80BD", "#CCEBC5", "#FFED6F")


## code

targetmatvec=unlist(targetmat)+1
yrange=range(targetmatvec[targetmatvec>0]);
# yrange[1]=1; # set the minimum value to 1
for(i in 1:length(targetmat)){
  vali=targetmat[[i]]+1;
  if(i==1){
    plot(1:length(vali),vali,type='b',las=1,pch=20,main=paste('sgRNAs in',targetgene),ylab='Read counts',xlab='Samples',xlim=c(0.7,length(vali)+0.3),ylim = yrange,col=colors[(i %% length(colors))],xaxt='n',log='y')
    axis(1,at=1:length(vali),labels=(collabel),las=2)
    # lines(0:100,rep(1,101),col='black');
  }else{
    lines(1:length(vali),vali,type='b',pch=20,col=colors[(i %% length(colors))])
  }
}




# parameters
# Do not modify the variables beginning with "__"
targetmat=list(c(2606.7730520148025,2310.8455985125906),c(4271.48187463719,3611.458802321683),c(2145.059918005031,1858.1931607891634),c(1975.6239055243807,1647.1180348426594),c(2828.7342283644543,2470.677052263989),c(3011.7251218435563,2441.394953866786),c(5586.305331487035,4855.947984202803),c(3475.1326159781343,2917.2290528213325),c(2080.674233262384,1519.008854354897),c(3120.1641698311723,2747.6368996041992))
targetgene="CCR5"
collabel=c("S50_MNSC507_F2","S52_MNSC507_F4")

# set up color using RColorBrewer
#library(RColorBrewer)
#colors <- brewer.pal(length(targetgenelist), "Set1")

colors=c( "#E41A1C", "#377EB8", "#4DAF4A", "#984EA3", "#FF7F00",  "#A65628", "#F781BF",
          "#999999", "#66C2A5", "#FC8D62", "#8DA0CB", "#E78AC3", "#A6D854", "#FFD92F", "#E5C494", "#B3B3B3", 
          "#8DD3C7", "#FFFFB3", "#BEBADA", "#FB8072", "#80B1D3", "#FDB462", "#B3DE69", "#FCCDE5",
          "#D9D9D9", "#BC80BD", "#CCEBC5", "#FFED6F")


## code

targetmatvec=unlist(targetmat)+1
yrange=range(targetmatvec[targetmatvec>0]);
# yrange[1]=1; # set the minimum value to 1
for(i in 1:length(targetmat)){
  vali=targetmat[[i]]+1;
  if(i==1){
    plot(1:length(vali),vali,type='b',las=1,pch=20,main=paste('sgRNAs in',targetgene),ylab='Read counts',xlab='Samples',xlim=c(0.7,length(vali)+0.3),ylim = yrange,col=colors[(i %% length(colors))],xaxt='n',log='y')
    axis(1,at=1:length(vali),labels=(collabel),las=2)
    # lines(0:100,rep(1,101),col='black');
  }else{
    lines(1:length(vali),vali,type='b',pch=20,col=colors[(i %% length(colors))])
  }
}



dev.off()
Sweave("S7A_c1_t3_summary.Rnw");
library(tools);

texi2dvi("S7A_c1_t3_summary.tex",pdf=TRUE);
